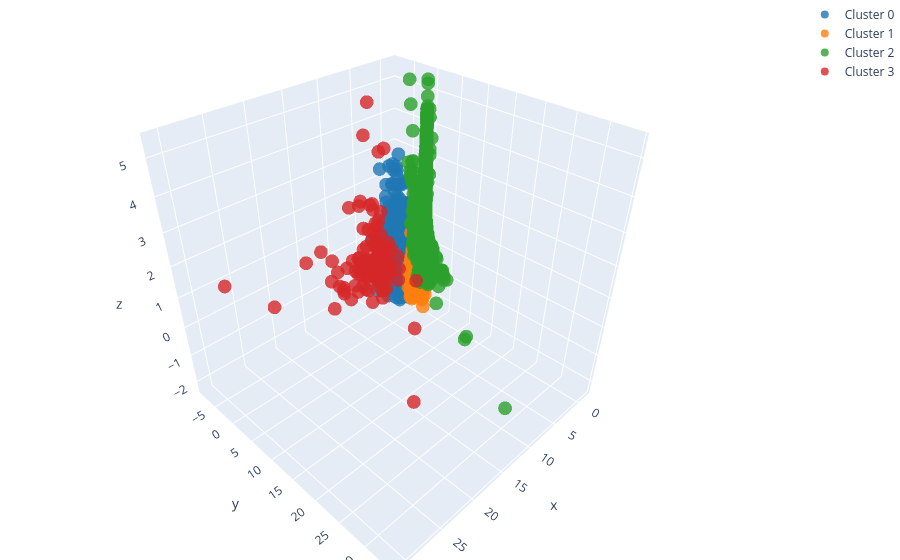

The notebook cell this image was saved under:
### Code cell
N_CLUSTERS = 4

kmeans_fit_and_plot_per_cluster(N_CLUSTERS, X_scaled, user_events_df)
